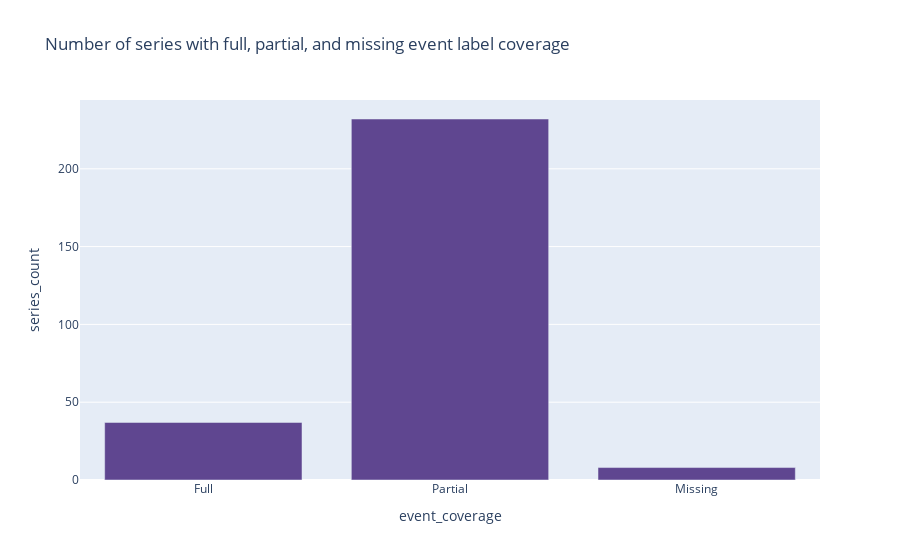

Here is the notebook cell this chart was saved with:
### Code cell
df_events_plt = df_events.copy()
df_events_plt['timestamp'] = pd.to_datetime(df_events_plt['timestamp'], infer_datetime_format=True, utc=True) # conversion of timestamp

# plotting of 
pivot = pd.pivot_table(df_events_plt, index='series_id', columns='event', values='timestamp', aggfunc=['min', 'max'])
pivot.columns = [f'{level}_{col}_ts' for level, col in pivot.columns]

events_summary = df_events_plt \
    .groupby('series_id').agg({'series_id': 'count', 'step': 'count'}) \
    .rename({'series_id': 'count_events', 'step': 'count_non_null_events'}, axis=1) \
    .join(pivot, how='left')

events_summary.insert(
    2, 'pct_non_null_events', events_summary.count_non_null_events / events_summary.count_events
)

events_summary = events_summary.sort_values(['pct_non_null_events', 'count_non_null_events'], ascending=[False, True])

complete_series = events_summary.query('pct_non_null_events == 1.0')
empty_series    = events_summary.query('pct_non_null_events == 0.0')
incomplete_series = events_summary.query('(pct_non_null_events > 0.0) & (pct_non_null_events < 1.0)')

summary_evt = {
    'event_coverage': ['Full', 'Partial', 'Missing'],
    'series_count': [complete_series.shape[0], incomplete_series.shape[0], empty_series.shape[0]]
}

agg_data = pd.DataFrame(summary_evt)
fig = px.bar(agg_data, x='event_coverage', y='series_count', 
             title='Number of series with full, partial, and missing event label coverage',
            color_discrete_sequence=px.colors.qualitative.Prism) 
fig.show()

### Figure 1 — Plotly figure (JSON) as saved in the notebook; plotly's stock layout.template omitted (floating-point values rounded to 4 significant figures)
{"data": [{"alignmentgroup": "True", "hovertemplate": "event_coverage=%{x}<br>series_count=%{y}<extra></extra>", "legendgroup": "", "marker": {"color": "rgb(95, 70, 144)", "pattern": {"shape": ""}}, "name": "", "offsetgroup": "", "orientation": "v", "showlegend": false, "textposition": "auto", "type": "bar", "x": ["Full", "Partial", "Missing"], "xaxis": "x", "y": [37, 232, 8], "yaxis": "y"}], "layout": {"barmode": "relative", "legend": {"tracegroupgap": 0}, "title": {"text": "Number of series with full, partial, and missing event label coverage"}, "xaxis": {"anchor": "y", "domain": [0, 1], "title": {"text": "event_coverage"}}, "yaxis": {"anchor": "x", "domain": [0, 1], "title": {"text": "series_count"}}}}
